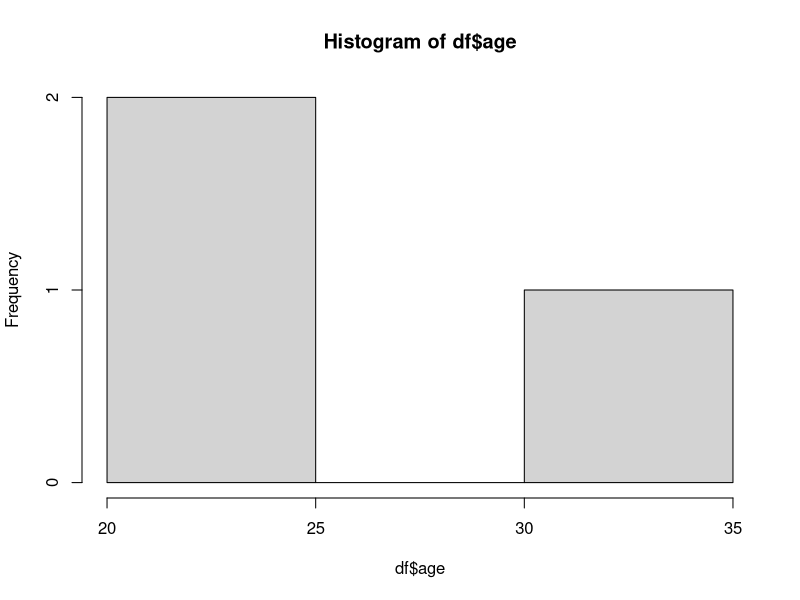
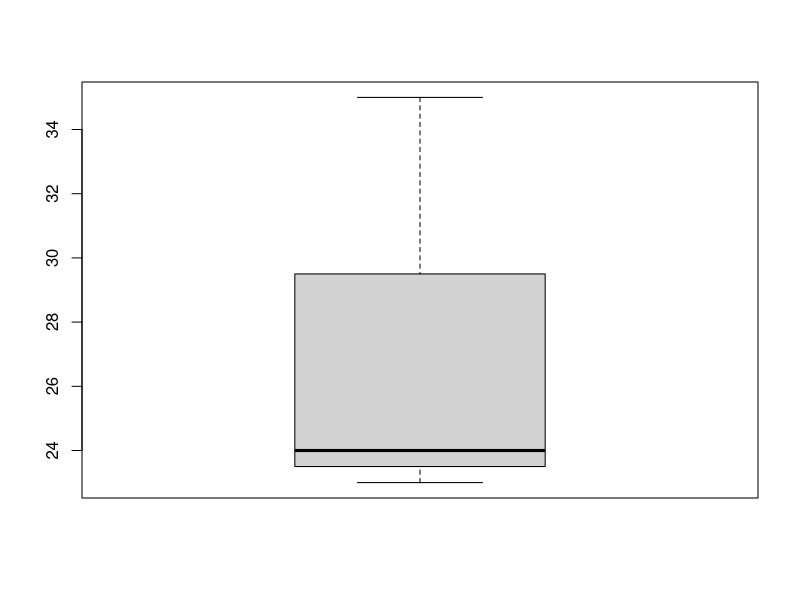

Write the R code that produced these figures, in order.
names<-c("ram","shyam","kumar")
age<-c(23,24,35)
marks<-c(88,78,25)
df<-data.frame(names,age,marks)
hist(df $age)
boxplot(df$age)

